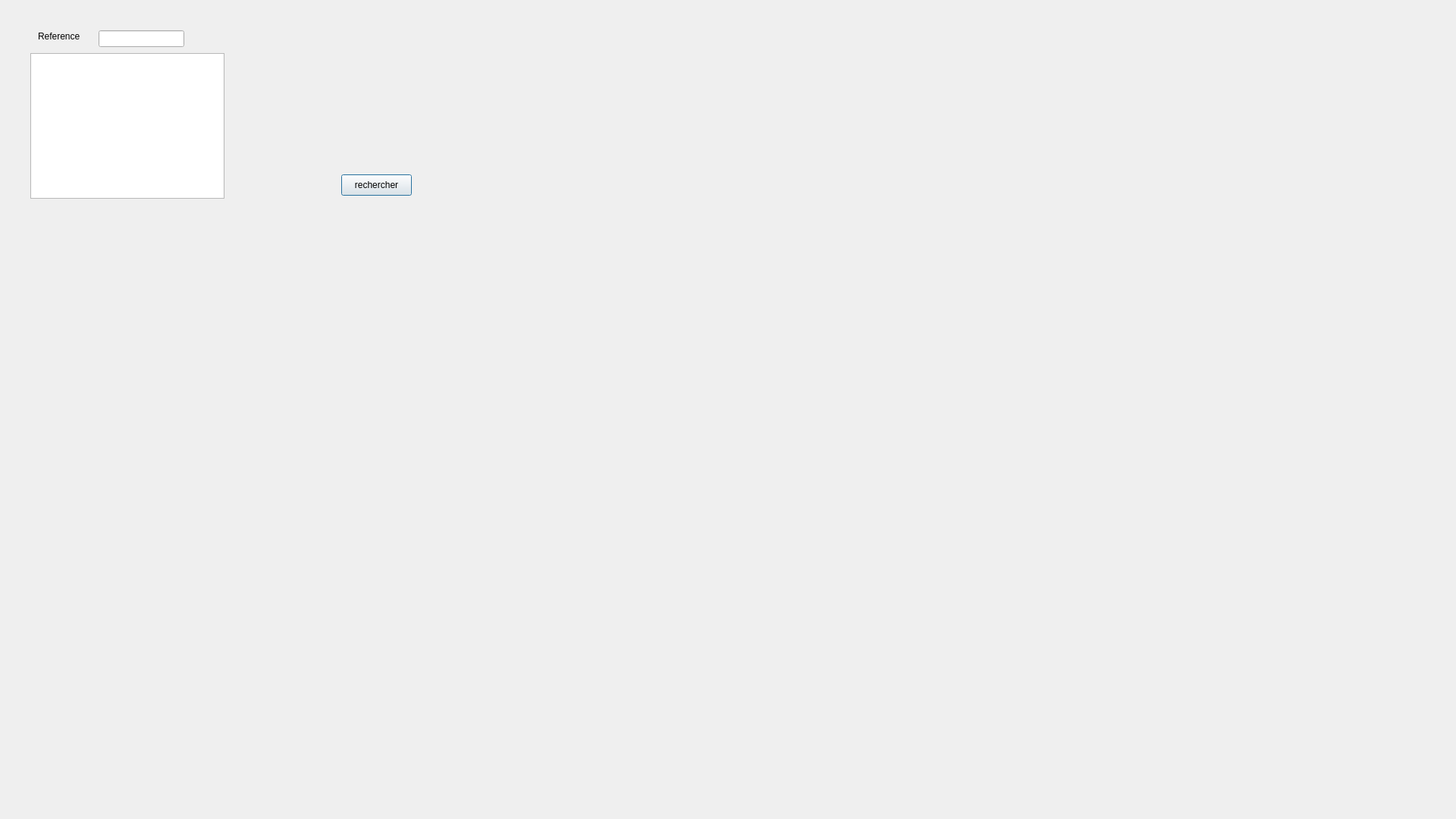
<?xml version="1.0" encoding="UTF-8"?>
<ui version="4.0">
 <class>recherche</class>
 <widget class="QDialog" name="recherche">
  <property name="geometry">
   <rect>
    <x>0</x>
    <y>0</y>
    <width>1920</width>
    <height>1080</height>
   </rect>
  </property>
  <property name="windowTitle">
   <string>Dialog</string>
  </property>
  <widget class="QLabel" name="label">
   <property name="geometry">
    <rect>
     <x>50</x>
     <y>40</y>
     <width>81</width>
     <height>16</height>
    </rect>
   </property>
   <property name="text">
    <string>Reference</string>
   </property>
  </widget>
  <widget class="QTableView" name="tableView">
   <property name="geometry">
    <rect>
     <x>40</x>
     <y>70</y>
     <width>256</width>
     <height>192</height>
    </rect>
   </property>
  </widget>
  <widget class="QLineEdit" name="lineEdit_rechercher">
   <property name="geometry">
    <rect>
     <x>130</x>
     <y>40</y>
     <width>113</width>
     <height>22</height>
    </rect>
   </property>
  </widget>
  <widget class="QLabel" name="label_2">
   <property name="geometry">
    <rect>
     <x>0</x>
     <y>0</y>
     <width>1980</width>
     <height>1080</height>
    </rect>
   </property>
   <property name="text">
    <string/>
   </property>
   <property name="pixmap">
    <pixmap resource="resource.qrc">:/Downloads/74217842_1026617407684361_1400118106809958400_n.png</pixmap>
   </property>
  </widget>
  <widget class="QPushButton" name="pushButton_recherche">
   <property name="geometry">
    <rect>
     <x>450</x>
     <y>230</y>
     <width>93</width>
     <height>28</height>
    </rect>
   </property>
   <property name="text">
    <string>rechercher</string>
   </property>
  </widget>
  <zorder>label_2</zorder>
  <zorder>label</zorder>
  <zorder>tableView</zorder>
  <zorder>lineEdit_rechercher</zorder>
  <zorder>pushButton_recherche</zorder>
 </widget>
 <resources>
  <include location="resource.qrc"/>
 </resources>
 <connections/>
</ui>
